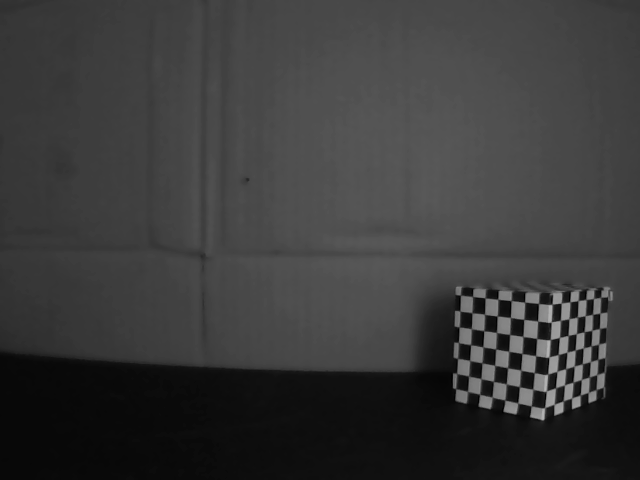
#> input picture test_images/capture_device0.png, 640 x 480 px, found by its file name
$ python test_simple_stereo.py   (older library calls are emulated)
#> lines starting #> are read from the running program, lines starting #| are printed output that depends on the picture
import test_calibration
import cv2
import numpy as np


# [197 lines left out: functions calc_ssd, calc_ssd_opencv, find_depth, get_maps, build_disparity_map, build_disparity_map_opencv, not called in this run]


def get_distance_of_center(K, baseline, disparity_map):
    # get depth value at center pixel
    return find_depth(K, baseline, disparity_map[disparity_map.shape/2])


def get_distance_of_closest_obj():
    # get depth of pixel with greatest depth (will determine dist of closest obj)
    pass


if __name__ == "__main__":

    # [56 lines of commented-out code are left out]

    img_path0 = "/home/dell-user/Software/robo_sub/capture_device0.png" # left
    img_path1 = "/home/dell-user/Software/robo_sub/capture_device2.png" # right
    # img_path0 = "/home/dell-user/Software/robo_sub/t1.png"
    # img_path1 = "/home/dell-user/Software/robo_sub/t2.png"
    img0 = cv2.imread(img_path0, cv2.IMREAD_GRAYSCALE)
#> img0 is the input picture: shape (480, 640); min 0, max 182, mean 57.5
    img1 = cv2.imread(img_path1, cv2.IMREAD_GRAYSCALE)
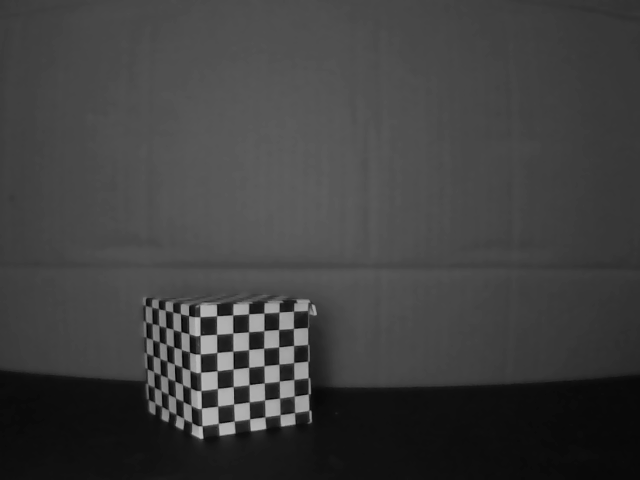
#> input picture test_images/capture_device2.png, 640 x 480 px, found by its file name
#> img1 is the input picture: shape (480, 640); min 0, max 187, mean 63.1

    size = 5 # 15 25

    # [5 lines of commented-out code are left out]

    max_disp = 64

    # [32 lines of commented-out code are left out]


    stereo = cv2.StereoSGBM_create(numDisparities=64, blockSize=size)
    disparity = stereo.compute(img0, img1)
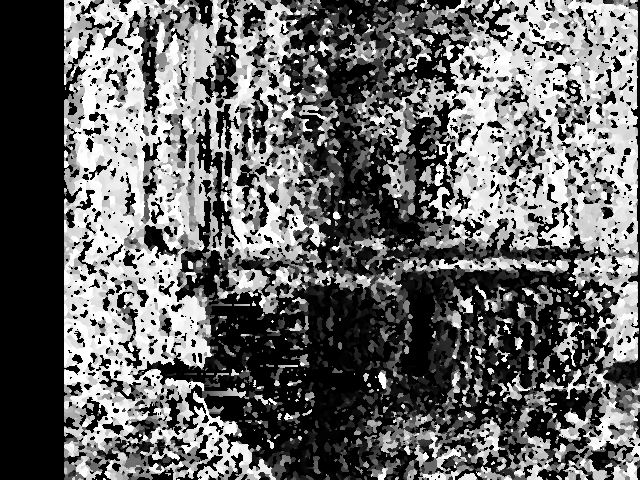
#> disparity: shape (480, 640) int16; min -16, max 1008, mean 399.5; drawn with min black and max white
    out_image0 = cv2.normalize(disparity, None, 0, 255, cv2.NORM_MINMAX, cv2.CV_8U)

    stereo = cv2.StereoSGBM_create(numDisparities=128, blockSize=size)
    disparity = stereo.compute(img0, img1)
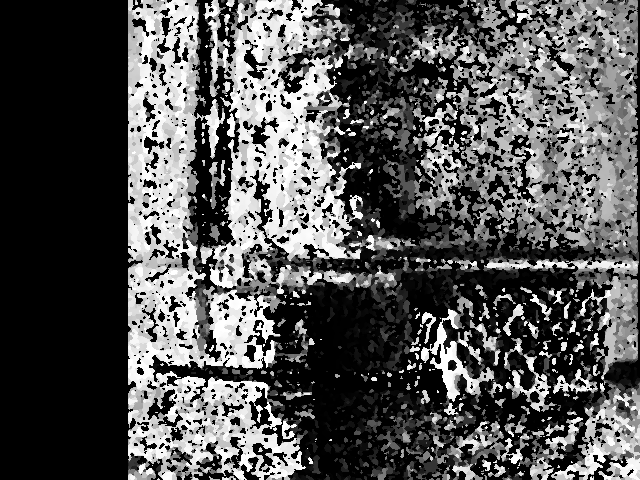
#> disparity: shape (480, 640) int16; min -16, max 2032, mean 661.3; drawn with min black and max white
    out_image1  = cv2.normalize(disparity, None, 0, 255, cv2.NORM_MINMAX, cv2.CV_8U)

    # stereo = cv2.StereoSGBM_create(numDisparities=128, blockSize=size)
    # disparity = stereo.compute(img0, img1)
    # out_image2 = cv2.normalize(disparity, None, 0, 255, cv2.NORM_MINMAX, cv2.CV_8U)


    cv2.imshow("numDisparities_BM 32", out_image0)
    cv2.imshow("numDisparities_BM 64", out_image1)
    # cv2.imshow("numDisparities_BM 128", out_image2)

    cv2.waitKey(0)
    cv2.destroyAllWindows()
